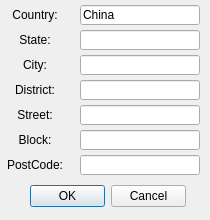
<?xml version="1.0" encoding="UTF-8"?>
<ui version="4.0">
 <class>addredit</class>
 <widget class="QDialog" name="addredit">
  <property name="windowModality">
   <enum>Qt::ApplicationModal</enum>
  </property>
  <property name="geometry">
   <rect>
    <x>0</x>
    <y>0</y>
    <width>210</width>
    <height>220</height>
   </rect>
  </property>
  <property name="windowTitle">
   <string>Beluga</string>
  </property>
  <widget class="QLabel" name="countrylabel">
   <property name="geometry">
    <rect>
     <x>5</x>
     <y>5</y>
     <width>60</width>
     <height>20</height>
    </rect>
   </property>
   <property name="text">
    <string>Country:</string>
   </property>
   <property name="alignment">
    <set>Qt::AlignCenter</set>
   </property>
   <property name="buddy">
    <cstring>countryedit</cstring>
   </property>
  </widget>
  <widget class="QLabel" name="statelabel">
   <property name="geometry">
    <rect>
     <x>5</x>
     <y>30</y>
     <width>60</width>
     <height>20</height>
    </rect>
   </property>
   <property name="text">
    <string>State:</string>
   </property>
   <property name="alignment">
    <set>Qt::AlignCenter</set>
   </property>
   <property name="buddy">
    <cstring>stateedit</cstring>
   </property>
  </widget>
  <widget class="QLabel" name="citylabel">
   <property name="geometry">
    <rect>
     <x>5</x>
     <y>55</y>
     <width>60</width>
     <height>20</height>
    </rect>
   </property>
   <property name="text">
    <string>City:</string>
   </property>
   <property name="alignment">
    <set>Qt::AlignCenter</set>
   </property>
   <property name="buddy">
    <cstring>cityedit</cstring>
   </property>
  </widget>
  <widget class="QLabel" name="districtlabel">
   <property name="geometry">
    <rect>
     <x>5</x>
     <y>80</y>
     <width>60</width>
     <height>20</height>
    </rect>
   </property>
   <property name="text">
    <string>District:</string>
   </property>
   <property name="alignment">
    <set>Qt::AlignCenter</set>
   </property>
   <property name="buddy">
    <cstring>districtedit</cstring>
   </property>
  </widget>
  <widget class="QLabel" name="streetlabel">
   <property name="geometry">
    <rect>
     <x>5</x>
     <y>105</y>
     <width>60</width>
     <height>20</height>
    </rect>
   </property>
   <property name="text">
    <string>Street:</string>
   </property>
   <property name="alignment">
    <set>Qt::AlignCenter</set>
   </property>
   <property name="buddy">
    <cstring>streetedit</cstring>
   </property>
  </widget>
  <widget class="QLabel" name="blocklabel">
   <property name="geometry">
    <rect>
     <x>5</x>
     <y>130</y>
     <width>60</width>
     <height>20</height>
    </rect>
   </property>
   <property name="text">
    <string>Block:</string>
   </property>
   <property name="alignment">
    <set>Qt::AlignCenter</set>
   </property>
   <property name="buddy">
    <cstring>blockedit</cstring>
   </property>
  </widget>
  <widget class="QLabel" name="postcodelabel">
   <property name="geometry">
    <rect>
     <x>5</x>
     <y>155</y>
     <width>60</width>
     <height>20</height>
    </rect>
   </property>
   <property name="text">
    <string>PostCode:</string>
   </property>
   <property name="alignment">
    <set>Qt::AlignCenter</set>
   </property>
   <property name="buddy">
    <cstring>postcodeedit</cstring>
   </property>
  </widget>
  <widget class="QLineEdit" name="countryedit">
   <property name="geometry">
    <rect>
     <x>80</x>
     <y>5</y>
     <width>120</width>
     <height>20</height>
    </rect>
   </property>
   <property name="text">
    <string>China</string>
   </property>
  </widget>
  <widget class="QLineEdit" name="stateedit">
   <property name="geometry">
    <rect>
     <x>80</x>
     <y>30</y>
     <width>120</width>
     <height>20</height>
    </rect>
   </property>
  </widget>
  <widget class="QLineEdit" name="cityedit">
   <property name="geometry">
    <rect>
     <x>80</x>
     <y>55</y>
     <width>120</width>
     <height>20</height>
    </rect>
   </property>
  </widget>
  <widget class="QLineEdit" name="districtedit">
   <property name="geometry">
    <rect>
     <x>80</x>
     <y>80</y>
     <width>120</width>
     <height>20</height>
    </rect>
   </property>
  </widget>
  <widget class="QLineEdit" name="streetedit">
   <property name="geometry">
    <rect>
     <x>80</x>
     <y>105</y>
     <width>120</width>
     <height>20</height>
    </rect>
   </property>
  </widget>
  <widget class="QLineEdit" name="blockedit">
   <property name="geometry">
    <rect>
     <x>80</x>
     <y>130</y>
     <width>120</width>
     <height>20</height>
    </rect>
   </property>
  </widget>
  <widget class="QLineEdit" name="postcodeedit">
   <property name="geometry">
    <rect>
     <x>80</x>
     <y>155</y>
     <width>120</width>
     <height>20</height>
    </rect>
   </property>
   <property name="inputMask">
    <string/>
   </property>
  </widget>
  <widget class="QDialogButtonBox" name="buttonBox">
   <property name="geometry">
    <rect>
     <x>30</x>
     <y>185</y>
     <width>156</width>
     <height>23</height>
    </rect>
   </property>
   <property name="standardButtons">
    <set>QDialogButtonBox::Cancel|QDialogButtonBox::Ok</set>
   </property>
  </widget>
 </widget>
 <resources/>
 <connections>
  <connection>
   <sender>buttonBox</sender>
   <signal>rejected()</signal>
   <receiver>addredit</receiver>
   <slot>reject()</slot>
   <hints>
    <hint type="sourcelabel">
     <x>125</x>
     <y>200</y>
    </hint>
    <hint type="destinationlabel">
     <x>200</x>
     <y>188</y>
    </hint>
   </hints>
  </connection>
 </connections>
</ui>
